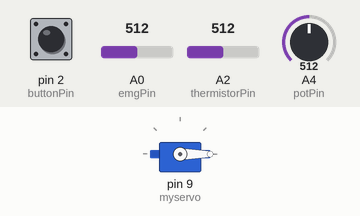
The sketch below on a simulated Arduino Uno, built with avr-gcc and run on an emulated ATmega328P. On the bench: servo. Inputs (shaded band) come from the test bench; at power-on: A0 (emgPin) = 512, A2 (thermistorPin) = 512, A4 (potPin) = 512, pin 2 (buttonPin) HIGH. What the sketch prints to the serial monitor is not drawn.

Above: at 1.2 s.
1.3 s: A0 (emgPin) set to 551
4.3 s: A0 (emgPin) set to 583
7.3 s: A2 (thermistorPin) set to 643
8.8 s: A2 (thermistorPin) set to 661
10.3 s: A4 (potPin) set to 351
13.3 s: A4 (potPin) set to 323
Timing chart, 0 to 16.3 s (numbered marks = the images above; inputs shaded):
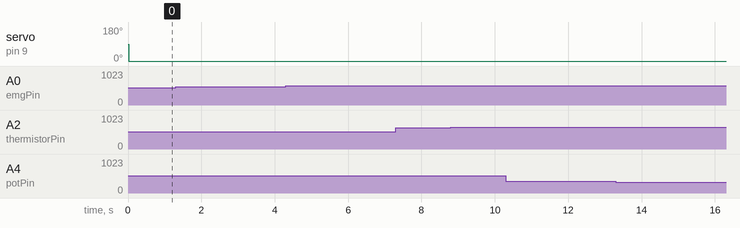

Measured:
- after the input at 1.3 s, every drawn part: stays the same
- after the input at 4.3 s, every drawn part: stays the same
- after the input at 7.3 s, every drawn part: stays the same
- after the input at 8.8 s, every drawn part: stays the same
- after the input at 10.3 s, every drawn part: stays the same
- after the input at 13.3 s, every drawn part: stays the same

The sketch:

old_prosthetic_code.ino
```cpp
// This program works by interpreting an EMG signal and moving a motor in relation to the EMG,
// The program also works to monitor the motor temperature to avoid overheating,
// the joint position to avoid undesired positions and finally uses a push button to recognise pressure.
// Jasmine Usher, 26/03/21

#include <Servo.h>

Servo myservo;

int emgPin = A0;
int emg;

int thermistorPin = A2;
int potPin = A4;
int buttonPin = 2;

int motorpos;

void setup() {

  myservo.attach(9);
  Serial.begin(9600);
}

int tooHot(int x){
  // this function checks the analogue temperature value of the motor and then converts it to
  // a temperature value. If the temperature is too hot, the motor turns off.

  int thermistor = analogRead(thermistorPin); // get analogue temperature value
  float voltage = (thermistor*5.0)/1024; // convert to voltage
  float temp = (voltage-3.6596)/-0.0478; // calibration function

  if (temp >= x){ // if voltage temp too high
    Serial.print("Temp: ");
    Serial.println(temp);
    myservo.detach(); // detach servo
  }
  else{
    Serial.print("Temp: ");
    Serial.println(temp);
  }
}

int joints(int pos, int x){
  // This function checks the postition of the joints and if they are in an undesired position, turns off the motor.

   if (pos >= x){ // if joint angle is too big
    Serial.print("Joint Postition: ");
    Serial.println(pos);
    myservo.detach(); // detach servo
   }
   else{
     Serial.print("Joint Postition: ");
     Serial.println(pos);
   }
}

void nobutton(){
  // This runs only when the button is not pressed

    tooHot(45); // check temp

    Serial.println("Button not pressed");
    emg = analogRead(emgPin); // read emg analogue value

    int motorpos = map(emg, 0, 1023, 0, 180); // convert emg value to value readable by motor

    if (emg > 80){ // if emg is big enough, move the motor
      myservo.write(motorpos);
      Serial.print("Motor Position: ");
      Serial.println(motorpos);

      int pot = analogRead(potPin); // get analogue joint position
      int jointpos = map(pot, 0, 1023, 0, 300); // convert to angle, this potentiometer turns 300 degrees according to datasheet and inspection

      joints(jointpos, 90); // passing joint position to joint reading function. normal finger joints do not go past 90 degrees.
  }
}

void buttonpress(){
  // Runs when button is pressed

    tooHot(45);

    Serial.println("Button pressed");
    delay(15); // wait
    int newemg = analogRead(emgPin); // read a new emg

    if (newemg > emg-10){ // previous emg may be the maximum possible so a tolerance is needed, my maximum is around 80
         int motorpos = map(newemg, 0, 1023, 0, 180); // convert new emg value to one that can be read by the motor
         myservo.write(-motorpos); // move the motor to let go of object, this moves it backwards to origial position
         Serial.print("Motor Position: ");
         Serial.println(motorpos);

         int pot = analogRead(potPin); // get analogue joint position
         int jointpos = map(pot, 0, 1023, 0, 300); // convert to angle, this potentiometer turns 300 degrees according to datasheet and inspection

         joints(jointpos, 90); // passing joint position to joint reading function. normal finger joints do not go past 90 degrees.
    }
}

void loop() {

    int buttonState = digitalRead(buttonPin); // check button state
    if (buttonState != 1){ // if button isn't pressed
      nobutton();
    }
    else{
      buttonpress(); // button is pressed
    }
}
```
